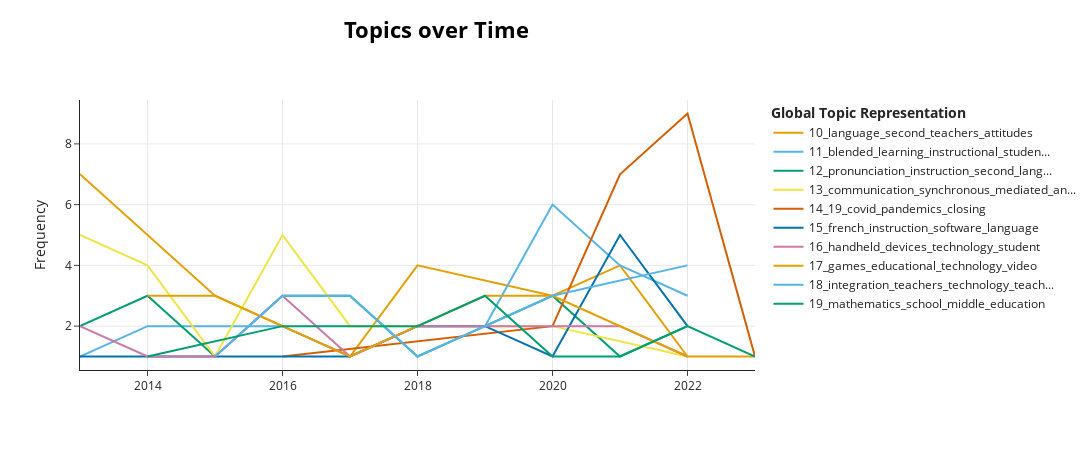

The cell this chart's notebook holds for it:
### Code cell
model.visualize_topics_over_time(topics_over_time, topics=[10, 11, 12, 13, 14, 15, 16, 17, 18, 19, 20, 21])

### Figure 1 — Plotly figure (JSON) as saved in the notebook; plotly's stock layout.template omitted (floating-point values rounded to 4 significant figures)
{"data": [{"hoverinfo": "text", "hovertext": ["<b>Topic 10</b><br>Words: language, teachers, second, observation, interviews", "<b>Topic 10</b><br>Words: teachers, courses, teacher, methods, online", "<b>Topic 10</b><br>Words: congruence, interviews, power, discovery, teacher", "<b>Topic 10</b><br>Words: teachers, interviews, courses, journal, semi", "<b>Topic 10</b><br>Words: interviews, online, courses, second, student", "<b>Topic 10</b><br>Words: language, centered, student, attitudes, teacher", "<b>Topic 10</b><br>Words: engagement, learner, online, quality, courses", "<b>Topic 10</b><br>Words: place, facilities, doctoral, recreational, authentic", "<b>Topic 10</b><br>Words: specialists, delphi, principles, theory, linguistic"], "marker": {"color": "#E69F00"}, "mode": "lines", "name": "10_language_second_teachers_attitudes", "type": "scatter", "x": [2013, 2015, 2016, 2017, 2018, 2020, 2021, 2022, 2023], "y": [7, 3, 2, 1, 4, 3, 4, 1, 1]}, {"hoverinfo": "text", "hovertext": ["<b>Topic 11</b><br>Words: perspective, experience, blended, conflict, factors", "<b>Topic 11</b><br>Words: blended, libraries, foreign, instructional, learning", "<b>Topic 11</b><br>Words: participation, blended, likert, participatory, scales", "<b>Topic 11</b><br>Words: blended, learning, of, figurative, verbal", "<b>Topic 11</b><br>Words: blended, learning, mastery, psychological, undergraduate", "<b>Topic 11</b><br>Words: blended, learning, relationship, teachers, teacher", "<b>Topic 11</b><br>Words: blended, learning, instructional, language, second", "<b>Topic 11</b><br>Words: blended, learning, foreign, countries, students", "<b>Topic 11</b><br>Words: blended, learning, disabilities, integrated, systems"], "marker": {"color": "#56B4E9"}, "mode": "lines", "name": "11_blended_learning_instructional_studen...", "type": "scatter", "x": [2013, 2014, 2016, 2017, 2018, 2019, 2020, 2021, 2022], "y": [1, 2, 2, 1, 2, 2, 6, 4, 3]}, {"hoverinfo": "text", "hovertext": ["<b>Topic 12</b><br>Words: pronunciation, speech, phonetics, acoustics, instruction", "<b>Topic 12</b><br>Words: pronunciation, groups, phonemes, instruction, control", "<b>Topic 12</b><br>Words: acoustics, pronunciation, phonemes, japanese, speakers", "<b>Topic 12</b><br>Words: pronunciation, instruction, second, questionnaires, models", "<b>Topic 12</b><br>Words: pronunciation, groups, posttests, pretests, telecommunications", "<b>Topic 12</b><br>Words: auditory, pronunciation, word, phonology, discrimination", "<b>Topic 12</b><br>Words: pronunciation, audio, equipment, instruction, dissemination", "<b>Topic 12</b><br>Words: pronunciation, instruction, second, mutual, morphophonemics", "<b>Topic 12</b><br>Words: pronunciation, worksheets, phonetics, correspondence, phoneme", "<b>Topic 12</b><br>Words: pronunciation, speech, phonetics, acoustics, suprasegmentals"], "marker": {"color": "#009E73"}, "mode": "lines", "name": "12_pronunciation_instruction_second_lang...", "type": "scatter", "x": [2013, 2014, 2015, 2016, 2017, 2018, 2019, 2020, 2021, 2022], "y": [2, 3, 1, 3, 3, 1, 2, 3, 1, 2]}, {"hoverinfo": "text", "hovertext": ["<b>Topic 13</b><br>Words: communication, synchronous, mediated, computer, analysis", "<b>Topic 13</b><br>Words: communication, mediated, synchronous, asynchronous, computer", "<b>Topic 13</b><br>Words: communication, significance, statistical, synchronous, acquisition", "<b>Topic 13</b><br>Words: communication, synchronous, mediated, analysis, asynchronous", "<b>Topic 13</b><br>Words: communication, synchronous, theories, mediated, documentation", "<b>Topic 13</b><br>Words: communication, media, mediated, responses, responsibility", "<b>Topic 13</b><br>Words: communication, speaking, public, asynchronous, interpersonal"], "marker": {"color": "#F0E442"}, "mode": "lines", "name": "13_communication_synchronous_mediated_an...", "type": "scatter", "x": [2013, 2014, 2015, 2016, 2017, 2020, 2022], "y": [5, 4, 1, 5, 2, 2, 1]}, {"hoverinfo": "text", "hovertext": ["<b>Topic 14</b><br>Words: management, closing, emergency, crisis, disasters", "<b>Topic 14</b><br>Words: 19, covid, pandemics, closing, disease", "<b>Topic 14</b><br>Words: 19, covid, pandemics, closing, online", "<b>Topic 14</b><br>Words: 19, covid, pandemics, closing, education", "<b>Topic 14</b><br>Words: 19, covid, pandemics, relationship, seminars"], "marker": {"color": "#D55E00"}, "mode": "lines", "name": "14_19_covid_pandemics_closing", "type": "scatter", "x": [2016, 2020, 2021, 2022, 2023], "y": [1, 2, 7, 9, 1]}, {"hoverinfo": "text", "hovertext": ["<b>Topic 15</b><br>Words: french, modules, expectation, courseware, translation", "<b>Topic 15</b><br>Words: french, aids, visual, listening, speech", "<b>Topic 15</b><br>Words: french, randomized, trials, controlled, automation", "<b>Topic 15</b><br>Words: groups, females, skills, regression, conventional", "<b>Topic 15</b><br>Words: french, groups, audiovisual, size, effect", "<b>Topic 15</b><br>Words: french, data, courses, analysis, video", "<b>Topic 15</b><br>Words: french, singing, software, language, repetition", "<b>Topic 15</b><br>Words: singing, french, music, reliability, predictor", "<b>Topic 15</b><br>Words: french, evaluation, course, instruction, courses", "<b>Topic 15</b><br>Words: french, captions, retrieval, eye, movements"], "marker": {"color": "#0072B2"}, "mode": "lines", "name": "15_french_instruction_software_language", "type": "scatter", "x": [2013, 2014, 2015, 2016, 2017, 2018, 2019, 2020, 2021, 2022], "y": [1, 1, 1, 1, 1, 2, 2, 1, 5, 2]}, {"hoverinfo": "text", "hovertext": ["<b>Topic 16</b><br>Words: information, dissemination, handheld, devices, differences", "<b>Topic 16</b><br>Words: objectives, use, predictor, oriented, variables", "<b>Topic 16</b><br>Words: cross, handheld, devices, semi, structured", "<b>Topic 16</b><br>Words: perception, test, uses, in, technology", "<b>Topic 16</b><br>Words: computers, reading, preferences, handheld, devices", "<b>Topic 16</b><br>Words: surveys, handheld, devices, technology, telecommunications", "<b>Topic 16</b><br>Words: devices, handheld, student, telecommunications, english", "<b>Topic 16</b><br>Words: differences, handheld, devices, ownership, attainment", "<b>Topic 16</b><br>Words: value, judgment, student, devices, handheld", "<b>Topic 16</b><br>Words: molecular, genetics, biology, preparation, devices"], "marker": {"color": "#CC79A7"}, "mode": "lines", "name": "16_handheld_devices_technology_student", "type": "scatter", "x": [2013, 2014, 2015, 2016, 2017, 2018, 2019, 2020, 2021, 2022], "y": [2, 1, 1, 3, 1, 2, 2, 2, 2, 1]}, {"hoverinfo": "text", "hovertext": ["<b>Topic 17</b><br>Words: games, educational, technology, recall, video", "<b>Topic 17</b><br>Words: games, educational, sanitation, recycling, dropouts", "<b>Topic 17</b><br>Words: games, simulated, german, environment, speakers", "<b>Topic 17</b><br>Words: games, educational, video, romance, computer", "<b>Topic 17</b><br>Words: games, game, based, educational, learning", "<b>Topic 17</b><br>Words: games, suffixes, educational, game, comprehension", "<b>Topic 17</b><br>Words: early, junior, oriented, adolescents, games"], "marker": {"color": "#E69F00"}, "mode": "lines", "name": "17_games_educational_technology_video", "type": "scatter", "x": [2014, 2015, 2017, 2019, 2020, 2021, 2022], "y": [3, 3, 1, 3, 3, 2, 1]}, {"hoverinfo": "text", "hovertext": ["<b>Topic 18</b><br>Words: teacher, teachers, pedagogical, integration, competencies", "<b>Topic 18</b><br>Words: technology, content, integration, teachers, teacher", "<b>Topic 18</b><br>Words: teachers, integration, technology, secondary, teacher", "<b>Topic 18</b><br>Words: literacy, teachers, information, pedagogical, semitic", "<b>Topic 18</b><br>Words: teacher, teachers, integration, technological, content", "<b>Topic 18</b><br>Words: technology, integration, teachers, secondary, literacy"], "marker": {"color": "#56B4E9"}, "mode": "lines", "name": "18_integration_teachers_technology_teach...", "type": "scatter", "x": [2015, 2016, 2017, 2018, 2020, 2022], "y": [1, 3, 3, 1, 3, 4]}, {"hoverinfo": "text", "hovertext": ["<b>Topic 19</b><br>Words: middle, mathematics, school, individualized, games", "<b>Topic 19</b><br>Words: mathematics, education, achievement, higher, technology", "<b>Topic 19</b><br>Words: mathematics, school, organizers, advance, secondary", "<b>Topic 19</b><br>Words: mathematics, school, middle, students, mathematical", "<b>Topic 19</b><br>Words: mathematics, school, elementary, prior, collection", "<b>Topic 19</b><br>Words: mathematics, geometry, preservice, problem, solving", "<b>Topic 19</b><br>Words: mathematics, middle, school, problem, efficacy", "<b>Topic 19</b><br>Words: mathematics, elementary, school, problems, inservice"], "marker": {"color": "#009E73"}, "mode": "lines", "name": "19_mathematics_school_middle_education", "type": "scatter", "x": [2014, 2016, 2018, 2019, 2020, 2021, 2022, 2023], "y": [1, 2, 2, 3, 1, 1, 2, 1]}], "layout": {"height": 450, "hoverlabel": {"bgcolor": "white", "font": {"family": "Rockwell", "size": 16}}, "legend": {"title": {"text": "<b>Global Topic Representation"}}, "title": {"font": {"color": "Black", "size": 22}, "text": "<b>Topics over Time</b>", "x": 0.4, "xanchor": "center", "y": 0.95, "yanchor": "top"}, "width": 1250, "xaxis": {"showgrid": true}, "yaxis": {"showgrid": true, "title": {"text": "Frequency"}}}}
